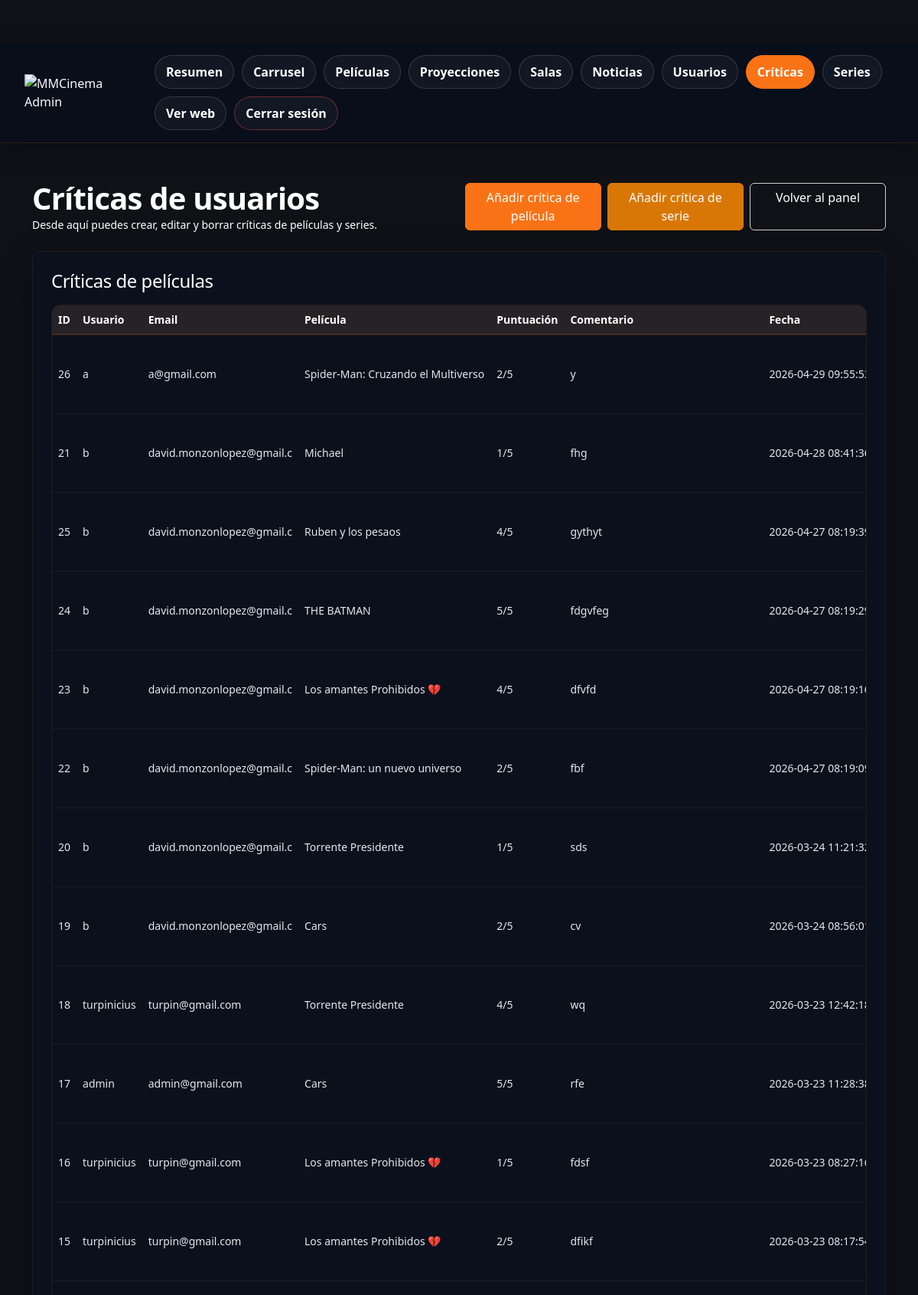
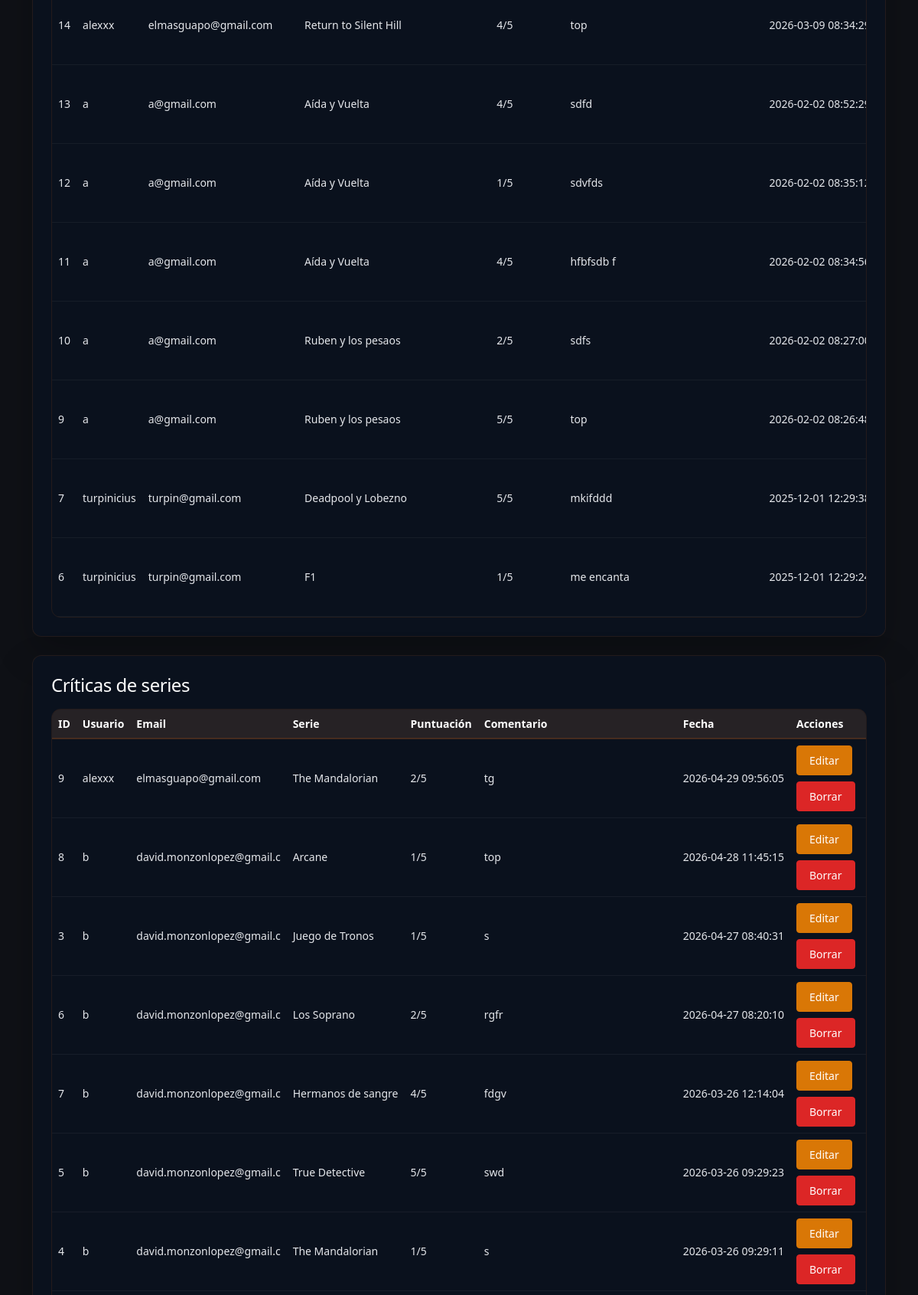
Screenshot of /admin/pages/criticas/list.php (upper part) with the database file from the repository (2 pictures, top to bottom).
### tables this page shows
CREATE TABLE `critica` (
  `id` int(11) NOT NULL,
  `id_usuario` int(11) DEFAULT NULL,
  `id_pelicula` int(11) DEFAULT NULL,
  `contenido` text NOT NULL,
  `puntuacion` tinyint(4) DEFAULT NULL COMMENT 'Valoración de 1 a 5',
  `creado` timestamp NULL DEFAULT current_timestamp()
);

CREATE TABLE `usuario` (
  `id` int(11) NOT NULL,
  `username` varchar(25) NOT NULL,
  `email` varchar(25) NOT NULL,
  `password_hash` varchar(255) NOT NULL,
  `rol` enum('admin','usuario') NOT NULL DEFAULT 'usuario',
  `creado` timestamp NULL DEFAULT current_timestamp(),
  `verificado` tinyint(1) NOT NULL DEFAULT 0,
  `token_verificacion` varchar(64) DEFAULT NULL,
  `token_expira` datetime DEFAULT NULL,
  `reset_token` varchar(64) DEFAULT NULL,
  `reset_expira` datetime DEFAULT NULL,
  `remember_token` varchar(64) DEFAULT NULL,
  `remember_expira` datetime DEFAULT NULL,
  `es_admin` tinyint(1) DEFAULT 0
);

CREATE TABLE `pelicula` (
  `id` int(11) NOT NULL,
  `titulo` varchar(255) NOT NULL,
  `sinopsis` text NOT NULL,
  `poster` varchar(255) DEFAULT NULL COMMENT 'Ruta o nombre del archivo del poster',
  `fecha_estreno` date NOT NULL,
  `duracion` smallint(4) DEFAULT NULL COMMENT 'Duración en minutos',
  `edad` varchar(10) DEFAULT 'TP' COMMENT 'Clasificación por edad (ej: +12, +18)',
  `id_genero` int(11) DEFAULT NULL,
  `trailer` varchar(255) DEFAULT NULL COMMENT 'URL o ruta del trailer de la película'
);

CREATE TABLE `critica_serie` (
  `id` int(11) NOT NULL,
  `id_usuario` int(11) NOT NULL,
  `id_serie` int(11) NOT NULL,
  `contenido` text NOT NULL,
  `puntuacion` tinyint(4) NOT NULL,
  `creado` timestamp NOT NULL DEFAULT current_timestamp()
);

CREATE TABLE `serie` (
  `id` int(11) NOT NULL,
  `titulo` varchar(150) NOT NULL,
  `sinopsis` text NOT NULL,
  `poster` varchar(255) DEFAULT NULL,
  `banner` varchar(255) DEFAULT NULL,
  `fecha_estreno` date DEFAULT NULL,
  `edad` varchar(20) DEFAULT NULL,
  `id_genero` int(11) DEFAULT NULL,
  `id_plataforma` int(11) DEFAULT NULL,
  `estado` enum('en_emision','finalizada','proximamente') DEFAULT 'en_emision',
  `destacada` tinyint(1) DEFAULT 0,
  `puntuacion` decimal(3,2) DEFAULT 0.00,
  `creado` timestamp NOT NULL DEFAULT current_timestamp(),
  `trailer` varchar(255) DEFAULT NULL
);

### admin/pages/criticas/list.php (the view, shortened to what this page needs)
<?php
require_once __DIR__ . "/../../../config/conexion.php";
$criticasPeliculas = $pdo->query("
    SELECT c.*, u.username, u.email, p.titulo
    FROM critica c
    LEFT JOIN usuario u ON c.id_usuario = u.id
    LEFT JOIN pelicula p ON c.id_pelicula = p.id
    ORDER BY c.creado DESC, c.id DESC
")->fetchAll(PDO::FETCH_ASSOC);
$criticasSeries = $pdo->query("
    SELECT cs.*, u.username, u.email, s.titulo
    FROM critica_serie cs
    LEFT JOIN usuario u ON cs.id_usuario = u.id
    LEFT JOIN serie s ON cs.id_serie = s.id
    ORDER BY cs.creado DESC, cs.id DESC
")->fetchAll(PDO::FETCH_ASSOC);
?>
<!DOCTYPE html>
<html lang="es">
<head>
    <link rel="stylesheet" href="../../../assets/css/styles.css">
    <link href="https://cdn.jsdelivr.net/npm/bootstrap@5.3.3/dist/css/bootstrap.min.css" rel="stylesheet">
</head>
<body class="admin-body">
<?php require_once __DIR__ . "/../../../admin_header.php"; ?>
<div class="container py-4 py-lg-5">
    <div class="admin-page-head">
        <div>
            <h1>Críticas de usuarios</h1>
            <p>Desde aquí puedes crear, editar y borrar críticas de películas y series.</p>
        </div>
        <div class="d-flex gap-2 flex-wrap">
            <a href="form.php?tipo=pelicula" class="btn btn-primary">Añadir crítica de película</a>
            <a href="form.php?tipo=serie" class="btn btn-warning">Añadir crítica de serie</a>
            <a href="../dashboard/index.php" class="btn btn-outline-light">Volver al panel</a>
        </div>
    </div>
    <div class="admin-glass-card p-3 p-lg-4 mb-4">
        <h2 class="h4 mb-3">Críticas de películas</h2>
        <div class="admin-table-wrap">
            <table class="admin-table table table-dark table-hover align-middle mb-0">
                <thead>
                    <tr>
                        <th>ID</th>
                        <th>Usuario</th>
                        <th>Email</th>
                        <th>Película</th>
                        <th>Puntuación</th>
                        <th>Comentario</th>
                        <th>Fecha</th>
                    </tr>
                </thead>
                <tbody>
                <?php foreach ($criticasPeliculas as $c): ?>
                    <tr>
                        <td><?= (int)$c['id'] ?></td>
                        <td><?= htmlspecialchars($c['username'] ?? 'Usuario eliminado') ?></td>
                        <td><?= htmlspecialchars($c['email'] ?? '-') ?></td>
                        <td><?= htmlspecialchars($c['titulo'] ?? 'Película eliminada') ?></td>
                        <td><?= !empty($c['puntuacion']) ? (int)$c['puntuacion'] . '/5' : '-' ?></td>
                        <td class="text-wrap-cell"><?= nl2br(htmlspecialchars($c['contenido'] ?? '')) ?></td>
                        <td><?= !empty($c['creado']) ? htmlspecialchars($c['creado']) : '-' ?></td>
                    </tr>
                <?php endforeach; ?>
                </tbody>
            </table>
        </div>
    </div>
    <div class="admin-glass-card p-3 p-lg-4">
        <h2 class="h4 mb-3">Críticas de series</h2>
        <div class="admin-table-wrap">
            <table class="admin-table table table-dark table-hover align-middle mb-0">
                <thead>
                    <tr>
                        <th>ID</th>
                        <th>Usuario</th>
                        <th>Email</th>
                        <th>Serie</th>
                        <th>Puntuación</th>
                        <th>Comentario</th>
                        <th>Fecha</th>
                        <th>Acciones</th>
                    </tr>
                </thead>
                <tbody>
                <?php foreach ($criticasSeries as $c): ?>
                    <tr>
                        <td><?= (int)$c['id'] ?></td>
                        <td><?= htmlspecialchars($c['username'] ?? 'Usuario eliminado') ?></td>
                        <td><?= htmlspecialchars($c['email'] ?? '-') ?></td>
                        <td><?= htmlspecialchars($c['titulo'] ?? 'Serie eliminada') ?></td>
                        <td><?= !empty($c['puntuacion']) ? (int)$c['puntuacion'] . '/5' : '-' ?></td>
                        <td class="text-wrap-cell"><?= nl2br(htmlspecialchars($c['contenido'] ?? '')) ?></td>
                        <td><?= !empty($c['creado']) ? htmlspecialchars($c['creado']) : '-' ?></td>
                        <td>
                            <div class="admin-actions d-flex gap-2 flex-wrap">
                                <a href="form.php?id=<?= (int)$c['id'] ?>&tipo=serie" class="btn btn-warning btn-sm">Editar</a>
                                <form method="POST" action="delete.php" style="display:inline;">
                                    <button type="submit" class="btn btn-danger btn-sm" onclick="return confirm('¿Seguro que quieres borrar esta crítica de serie?')">Borrar</button>
                                </form>
                            </div>
                        </td>
                    </tr>
                <?php endforeach; ?>
                </tbody>
            </table>
        </div>
    </div>
</div>
</body>
</html>

### assets/css/base.css (style rules this page uses)
:root { --bg-main: #0f1116; --bg-secondary: #1b1e27; --bg-card: rgba(27, 30, 39, 0.88); --primary: #f97316; --primary-dark: #ea580c; --danger: #dc2626; --danger-dark: #b91c1c; --accent: #9333ea; --text-light: #f8fafc; --text-gray: #cbd5e1; --text-soft: #94a3b8; --border-soft: rgba(255,255,255,0.10); --border-card: rgba(255,255,255,0.08); --shadow-soft: 0 10px 30px rgba(0,0,0,0.28); --shadow-card: 0 14px 34px rgba(0,0,0,0.34); --shadow-card-hover: 0 20px 44px rgba(0,0,0,0.42); --radius-sm: 10px; --radius-md: 14px; --radius-lg: 18px; --ease-premium: cubic-bezier(0.22, 1, 0.36, 1); }
* { margin: 0; padding: 0; box-sizing: border-box; }
html { scroll-behavior: smooth; }
body { background: radial-gradient(circle at top, rgba(249,115,22,0.06), transparent 22%), linear-gradient(180deg, #0d1016 0%, #0b0d12 100%); color: var(--text-light); font-family: "Segoe UI", sans-serif; min-height: 100vh; position: relative; overflow-x: hidden; }
a { color: var(--primary); text-decoration: none; transition: color 0.22s ease; }
body, p, strong, em, li, small, label, td, th { color: var(--text-light) !important; }
h1, h2, h3, h4, h5, h6 { color: var(--text-light) !important; font-weight: 700; letter-spacing: -0.02em; }
header, main, footer, .navbar, .container, .hero, .card, .filtro-cartelera { position: relative; z-index: 2; }
.table { color: #ffffff !important; }
.table thead th { color: #ffffff !important; }
.table tbody td { color: #ffffff !important; }
p { color: #ffffff !important; }
h1, h2, h3, h4, h5, h6 { color: #ffffff !important; }
a { color: #f97316 !important; }
.btn { color: #ffffff !important; }

### assets/css/components.css (style rules this page uses)
.btn-primary { background: #f97316 !important; border: 1px solid #f97316 !important; color: #ffffff !important; font-weight: 700; border-radius: 10px; transition: background-color 0.22s ease, border-color 0.22s ease, transform 0.28s var(--ease-premium), box-shadow 0.28s var(--ease-premium), color 0.22s ease; padding: 0.75rem 1.5rem; }
.btn-warning { background: #d97706 !important; border: 1px solid #d97706 !important; color: #ffffff !important; font-weight: 700; border-radius: 10px; transition: background-color 0.22s ease, border-color 0.22s ease, transform 0.28s var(--ease-premium), box-shadow 0.28s var(--ease-premium), color 0.22s ease; padding: 0.75rem 1.5rem; }
.btn-danger { background: #dc2626 !important; border: 1px solid #dc2626 !important; color: #ffffff !important; font-weight: 700; border-radius: 10px; transition: background-color 0.22s ease, border-color 0.22s ease, transform 0.28s var(--ease-premium), box-shadow 0.28s var(--ease-premium), color 0.22s ease; padding: 0.75rem 1.5rem; }
.btn-outline-light { color: #ffffff !important; border: 1px solid rgba(255,255,255,0.8) !important; background: transparent !important; border-radius: 10px; font-weight: 700; transition: background-color 0.22s ease, color 0.22s ease, border-color 0.22s ease, transform 0.28s var(--ease-premium), box-shadow 0.28s var(--ease-premium); padding: 0.75rem 1.5rem; }
.btn-sm { padding: 0.5rem 1rem !important; font-size: 0.875rem !important; }

### rows the page displays
critica: id "26", id_usuario.username "a", id_usuario.email "a@gmail.com", id_pelicula.titulo "Spider-Man: Cruzando el Multiverso", puntuacion "2", contenido "y", creado "2026-04-29…"
critica: id "21", id_usuario.username "b", id_usuario.email "david.monzonlopez@gmail.c", id_pelicula.titulo "Michael", puntuacion "1", contenido "fhg", creado "2026-04-28…"
critica: id "25", id_usuario.username "b", id_usuario.email "david.monzonlopez@gmail.c", id_pelicula.titulo "Ruben y los pesaos", puntuacion "4", contenido "gythyt", creado "2026-04-27…"
critica: id "24", id_usuario.username "b", id_usuario.email "david.monzonlopez@gmail.c", id_pelicula.titulo "THE BATMAN", puntuacion "5", contenido "fdgvfeg", creado "2026-04-27…"
critica: id "23", id_usuario.username "b", id_usuario.email "david.monzonlopez@gmail.c", id_pelicula.titulo "Los amantes Prohibidos 💔", puntuacion "4", contenido "dfvfd", creado "2026-04-27…"
critica: id "22", id_usuario.username "b", id_usuario.email "david.monzonlopez@gmail.c", id_pelicula.titulo "Spider-Man: un nuevo universo", puntuacion "2", contenido "fbf", creado "2026-04-27…"
critica: id "20", id_usuario.username "b", id_usuario.email "david.monzonlopez@gmail.c", id_pelicula.titulo "Torrente Presidente", puntuacion "1", contenido "sds", creado "2026-03-24…"
critica: id "19", id_usuario.username "b", id_usuario.email "david.monzonlopez@gmail.c", id_pelicula.titulo "Cars", puntuacion "2", contenido "cv", creado "2026-03-24…"
critica: id "18", id_usuario.username "turpinicius", id_usuario.email "turpin@gmail.com", id_pelicula.titulo "Torrente Presidente", puntuacion "4", contenido "wq", creado "2026-03-23…"
critica: id "17", id_usuario.username "admin", id_usuario.email "admin@gmail.com", id_pelicula.titulo "Cars", puntuacion "5", contenido "rfe", creado "2026-03-23…"
critica: id "16", id_usuario.username "turpinicius", id_usuario.email "turpin@gmail.com", id_pelicula.titulo "Los amantes Prohibidos 💔", puntuacion "1", contenido "fdsf", creado "2026-03-23…"
critica: id "15", id_usuario.username "turpinicius", id_usuario.email "turpin@gmail.com", id_pelicula.titulo "Los amantes Prohibidos 💔", puntuacion "2", contenido "dfikf", creado "2026-03-23…"
critica: id "14", id_usuario.username "alexxx", id_usuario.email "elmasguapo@gmail.com", id_pelicula.titulo "Return to Silent Hill", puntuacion "4", contenido "top", creado "2026-03-09…"
critica: id "13", id_usuario.username "a", id_usuario.email "a@gmail.com", id_pelicula.titulo "Aída y Vuelta", puntuacion "4", contenido "sdfd", creado "2026-02-02…"
critica: id "12", id_usuario.username "a", id_usuario.email "a@gmail.com", id_pelicula.titulo "Aída y Vuelta", puntuacion "1", contenido "sdvfds", creado "2026-02-02…"
critica: id "11", id_usuario.username "a", id_usuario.email "a@gmail.com", id_pelicula.titulo "Aída y Vuelta", puntuacion "4", contenido "hfbfsdb f", creado "2026-02-02…"
critica: id "10", id_usuario.username "a", id_usuario.email "a@gmail.com", id_pelicula.titulo "Ruben y los pesaos", puntuacion "2", contenido "sdfs", creado "2026-02-02…"
critica: id "9", id_usuario.username "a", id_usuario.email "a@gmail.com", id_pelicula.titulo "Ruben y los pesaos", puntuacion "5", contenido "top", creado "2026-02-02…"
critica: id "7", id_usuario.username "turpinicius", id_usuario.email "turpin@gmail.com", id_pelicula.titulo "Deadpool y Lobezno", puntuacion "5", contenido "mkifddd", creado "2025-12-01…"
critica: id "6", id_usuario.username "turpinicius", id_usuario.email "turpin@gmail.com", id_pelicula.titulo "F1", puntuacion "1", contenido "me encanta", creado "2025-12-01…"
critica_serie: id "9", id_usuario.username "alexxx", id_usuario.email "elmasguapo@gmail.com", id_serie.titulo "The Mandalorian", puntuacion "2", contenido "tg", creado "2026-04-29 09:56:05"
critica_serie: id "8", id_usuario.username "b", id_usuario.email "david.monzonlopez@gmail.c", id_serie.titulo "Arcane", puntuacion "1", contenido "top", creado "2026-04-28 11:45:15"
critica_serie: id "3", id_usuario.username "b", id_usuario.email "david.monzonlopez@gmail.c", id_serie.titulo "Juego de Tronos", puntuacion "1", contenido "s", creado "2026-04-27 08:40:31"
critica_serie: id "6", id_usuario.username "b", id_usuario.email "david.monzonlopez@gmail.c", id_serie.titulo "Los Soprano", puntuacion "2", contenido "rgfr", creado "2026-04-27 08:20:10"
critica_serie: id "7", id_usuario.username "b", id_usuario.email "david.monzonlopez@gmail.c", id_serie.titulo "Hermanos de sangre", puntuacion "4", contenido "fdgv", creado "2026-03-26 12:14:04"
critica_serie: id "5", id_usuario.username "b", id_usuario.email "david.monzonlopez@gmail.c", id_serie.titulo "True Detective", puntuacion "5", contenido "swd", creado "2026-03-26 09:29:23"
critica_serie: id "4", id_usuario.username "b", id_usuario.email "david.monzonlopez@gmail.c", id_serie.titulo "The Mandalorian", puntuacion "1", contenido "s", creado "2026-03-26 09:29:11"
